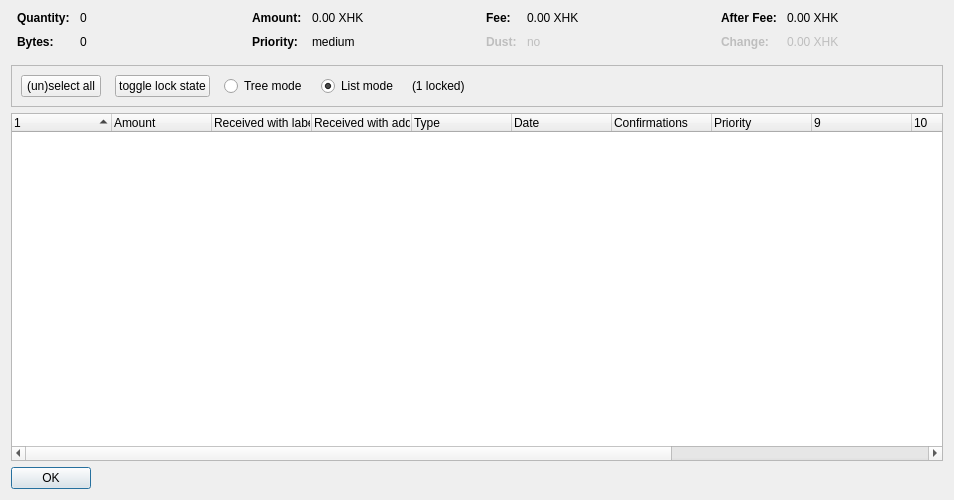
<?xml version="1.0" encoding="UTF-8"?>
<ui version="4.0">
 <class>CoinControlDialog</class>
 <widget class="QDialog" name="CoinControlDialog">
  <property name="geometry">
   <rect>
    <x>0</x>
    <y>0</y>
    <width>954</width>
    <height>500</height>
   </rect>
  </property>
  <property name="windowTitle">
   <string>Coin Selection</string>
  </property>
  <layout class="QVBoxLayout" name="verticalLayout">
   <item>
    <layout class="QHBoxLayout" name="horizontalLayoutTop" stretch="0,0,0,0">
     <property name="topMargin">
      <number>0</number>
     </property>
     <property name="bottomMargin">
      <number>10</number>
     </property>
     <item>
      <layout class="QFormLayout" name="formLayoutCoinControl1">
       <property name="horizontalSpacing">
        <number>10</number>
       </property>
       <property name="verticalSpacing">
        <number>10</number>
       </property>
       <property name="leftMargin">
        <number>6</number>
       </property>
       <property name="rightMargin">
        <number>6</number>
       </property>
       <item row="0" column="0">
        <widget class="QLabel" name="labelCoinControlQuantityText">
         <property name="font">
          <font>
           <weight>75</weight>
           <bold>true</bold>
          </font>
         </property>
         <property name="text">
          <string>Quantity:</string>
         </property>
        </widget>
       </item>
       <item row="0" column="1">
        <widget class="QLabel" name="labelCoinControlQuantity">
         <property name="cursor">
          <cursorShape>IBeamCursor</cursorShape>
         </property>
         <property name="contextMenuPolicy">
          <enum>Qt::ActionsContextMenu</enum>
         </property>
         <property name="text">
          <string notr="true">0</string>
         </property>
         <property name="textInteractionFlags">
          <set>Qt::LinksAccessibleByMouse|Qt::TextSelectableByKeyboard|Qt::TextSelectableByMouse</set>
         </property>
        </widget>
       </item>
       <item row="1" column="0">
        <widget class="QLabel" name="labelCoinControlBytesText">
         <property name="font">
          <font>
           <weight>75</weight>
           <bold>true</bold>
          </font>
         </property>
         <property name="text">
          <string>Bytes:</string>
         </property>
        </widget>
       </item>
       <item row="1" column="1">
        <widget class="QLabel" name="labelCoinControlBytes">
         <property name="cursor">
          <cursorShape>IBeamCursor</cursorShape>
         </property>
         <property name="contextMenuPolicy">
          <enum>Qt::ActionsContextMenu</enum>
         </property>
         <property name="text">
          <string notr="true">0</string>
         </property>
         <property name="textInteractionFlags">
          <set>Qt::LinksAccessibleByMouse|Qt::TextSelectableByKeyboard|Qt::TextSelectableByMouse</set>
         </property>
        </widget>
       </item>
      </layout>
     </item>
     <item>
      <layout class="QFormLayout" name="formLayoutCoinControl2">
       <property name="horizontalSpacing">
        <number>10</number>
       </property>
       <property name="verticalSpacing">
        <number>10</number>
       </property>
       <property name="leftMargin">
        <number>6</number>
       </property>
       <property name="rightMargin">
        <number>6</number>
       </property>
       <item row="0" column="0">
        <widget class="QLabel" name="labelCoinControlAmountText">
         <property name="font">
          <font>
           <weight>75</weight>
           <bold>true</bold>
          </font>
         </property>
         <property name="text">
          <string>Amount:</string>
         </property>
        </widget>
       </item>
       <item row="0" column="1">
        <widget class="QLabel" name="labelCoinControlAmount">
         <property name="cursor">
          <cursorShape>IBeamCursor</cursorShape>
         </property>
         <property name="contextMenuPolicy">
          <enum>Qt::ActionsContextMenu</enum>
         </property>
         <property name="text">
          <string notr="true">0.00 XHK</string>
         </property>
         <property name="textInteractionFlags">
          <set>Qt::LinksAccessibleByMouse|Qt::TextSelectableByKeyboard|Qt::TextSelectableByMouse</set>
         </property>
        </widget>
       </item>
       <item row="1" column="0">
        <widget class="QLabel" name="labelCoinControlPriorityText">
         <property name="font">
          <font>
           <weight>75</weight>
           <bold>true</bold>
          </font>
         </property>
         <property name="text">
          <string>Priority:</string>
         </property>
        </widget>
       </item>
       <item row="1" column="1">
        <widget class="QLabel" name="labelCoinControlPriority">
         <property name="cursor">
          <cursorShape>IBeamCursor</cursorShape>
         </property>
         <property name="contextMenuPolicy">
          <enum>Qt::ActionsContextMenu</enum>
         </property>
         <property name="text">
          <string>medium</string>
         </property>
         <property name="textInteractionFlags">
          <set>Qt::LinksAccessibleByMouse|Qt::TextSelectableByKeyboard|Qt::TextSelectableByMouse</set>
         </property>
        </widget>
       </item>
      </layout>
     </item>
     <item>
      <layout class="QFormLayout" name="formLayoutCoinControl3">
       <property name="horizontalSpacing">
        <number>10</number>
       </property>
       <property name="verticalSpacing">
        <number>10</number>
       </property>
       <property name="leftMargin">
        <number>6</number>
       </property>
       <property name="rightMargin">
        <number>6</number>
       </property>
       <item row="0" column="0">
        <widget class="QLabel" name="labelCoinControlFeeText">
         <property name="font">
          <font>
           <weight>75</weight>
           <bold>true</bold>
          </font>
         </property>
         <property name="text">
          <string>Fee:</string>
         </property>
        </widget>
       </item>
       <item row="0" column="1">
        <widget class="QLabel" name="labelCoinControlFee">
         <property name="cursor">
          <cursorShape>IBeamCursor</cursorShape>
         </property>
         <property name="contextMenuPolicy">
          <enum>Qt::ActionsContextMenu</enum>
         </property>
         <property name="text">
          <string notr="true">0.00 XHK</string>
         </property>
         <property name="textInteractionFlags">
          <set>Qt::LinksAccessibleByMouse|Qt::TextSelectableByKeyboard|Qt::TextSelectableByMouse</set>
         </property>
        </widget>
       </item>
       <item row="1" column="0">
        <widget class="QLabel" name="labelCoinControlLowOutputText">
         <property name="enabled">
          <bool>false</bool>
         </property>
         <property name="font">
          <font>
           <weight>75</weight>
           <bold>true</bold>
          </font>
         </property>
         <property name="text">
          <string>Dust:</string>
         </property>
        </widget>
       </item>
       <item row="1" column="1">
        <widget class="QLabel" name="labelCoinControlLowOutput">
         <property name="enabled">
          <bool>false</bool>
         </property>
         <property name="cursor">
          <cursorShape>IBeamCursor</cursorShape>
         </property>
         <property name="contextMenuPolicy">
          <enum>Qt::ActionsContextMenu</enum>
         </property>
         <property name="text">
          <string>no</string>
         </property>
         <property name="textInteractionFlags">
          <set>Qt::LinksAccessibleByMouse|Qt::TextSelectableByKeyboard|Qt::TextSelectableByMouse</set>
         </property>
        </widget>
       </item>
      </layout>
     </item>
     <item>
      <layout class="QFormLayout" name="formLayoutCoinControl4">
       <property name="horizontalSpacing">
        <number>10</number>
       </property>
       <property name="verticalSpacing">
        <number>10</number>
       </property>
       <property name="leftMargin">
        <number>6</number>
       </property>
       <property name="rightMargin">
        <number>6</number>
       </property>
       <item row="0" column="0">
        <widget class="QLabel" name="labelCoinControlAfterFeeText">
         <property name="font">
          <font>
           <weight>75</weight>
           <bold>true</bold>
          </font>
         </property>
         <property name="text">
          <string>After Fee:</string>
         </property>
        </widget>
       </item>
       <item row="0" column="1">
        <widget class="QLabel" name="labelCoinControlAfterFee">
         <property name="cursor">
          <cursorShape>IBeamCursor</cursorShape>
         </property>
         <property name="contextMenuPolicy">
          <enum>Qt::ActionsContextMenu</enum>
         </property>
         <property name="text">
          <string notr="true">0.00 XHK</string>
         </property>
         <property name="textInteractionFlags">
          <set>Qt::LinksAccessibleByMouse|Qt::TextSelectableByKeyboard|Qt::TextSelectableByMouse</set>
         </property>
        </widget>
       </item>
       <item row="1" column="0">
        <widget class="QLabel" name="labelCoinControlChangeText">
         <property name="enabled">
          <bool>false</bool>
         </property>
         <property name="font">
          <font>
           <weight>75</weight>
           <bold>true</bold>
          </font>
         </property>
         <property name="text">
          <string>Change:</string>
         </property>
        </widget>
       </item>
       <item row="1" column="1">
        <widget class="QLabel" name="labelCoinControlChange">
         <property name="enabled">
          <bool>false</bool>
         </property>
         <property name="cursor">
          <cursorShape>IBeamCursor</cursorShape>
         </property>
         <property name="contextMenuPolicy">
          <enum>Qt::ActionsContextMenu</enum>
         </property>
         <property name="text">
          <string notr="true">0.00 XHK</string>
         </property>
         <property name="textInteractionFlags">
          <set>Qt::LinksAccessibleByMouse|Qt::TextSelectableByKeyboard|Qt::TextSelectableByMouse</set>
         </property>
        </widget>
       </item>
      </layout>
     </item>
    </layout>
   </item>
   <item>
    <widget class="QFrame" name="frame">
     <property name="minimumSize">
      <size>
       <width>0</width>
       <height>40</height>
      </size>
     </property>
     <property name="frameShape">
      <enum>QFrame::StyledPanel</enum>
     </property>
     <property name="frameShadow">
      <enum>QFrame::Sunken</enum>
     </property>
     <layout class="QHBoxLayout" name="horizontalLayout">
      <item>
       <layout class="QHBoxLayout" name="horizontalLayoutPanel" stretch="0,0,0,0,0,0">
        <property name="spacing">
         <number>14</number>
        </property>
        <item>
         <widget class="QPushButton" name="pushButtonSelectAll">
          <property name="sizePolicy">
           <sizepolicy hsizetype="Maximum" vsizetype="Fixed">
            <horstretch>0</horstretch>
            <verstretch>0</verstretch>
           </sizepolicy>
          </property>
          <property name="text">
           <string>(un)select all</string>
          </property>
          <property name="autoDefault">
           <bool>false</bool>
          </property>
         </widget>
        </item>
        <item>
         <widget class="QPushButton" name="pushButtonToggleLock">
          <property name="sizePolicy">
           <sizepolicy hsizetype="Maximum" vsizetype="Fixed">
            <horstretch>0</horstretch>
            <verstretch>0</verstretch>
           </sizepolicy>
          </property>
          <property name="text">
           <string>toggle lock state</string>
          </property>
          <property name="autoDefault">
           <bool>false</bool>
          </property>
         </widget>
        </item>
        <item>
         <widget class="QRadioButton" name="radioTreeMode">
          <property name="sizePolicy">
           <sizepolicy hsizetype="Maximum" vsizetype="Fixed">
            <horstretch>0</horstretch>
            <verstretch>0</verstretch>
           </sizepolicy>
          </property>
          <property name="text">
           <string>Tree mode</string>
          </property>
         </widget>
        </item>
        <item>
         <widget class="QRadioButton" name="radioListMode">
          <property name="sizePolicy">
           <sizepolicy hsizetype="Maximum" vsizetype="Fixed">
            <horstretch>0</horstretch>
            <verstretch>0</verstretch>
           </sizepolicy>
          </property>
          <property name="text">
           <string>List mode</string>
          </property>
          <property name="checked">
           <bool>true</bool>
          </property>
         </widget>
        </item>
        <item>
         <widget class="QLabel" name="labelLocked">
          <property name="text">
           <string>(1 locked)</string>
          </property>
         </widget>
        </item>
        <item>
         <spacer name="horizontalSpacer">
          <property name="orientation">
           <enum>Qt::Horizontal</enum>
          </property>
          <property name="sizeHint" stdset="0">
           <size>
            <width>40</width>
            <height>20</height>
           </size>
          </property>
         </spacer>
        </item>
       </layout>
      </item>
     </layout>
    </widget>
   </item>
   <item>
    <widget class="CoinControlTreeWidget" name="treeWidget">
     <property name="contextMenuPolicy">
      <enum>Qt::CustomContextMenu</enum>
     </property>
     <property name="sortingEnabled">
      <bool>false</bool>
     </property>
     <property name="columnCount">
      <number>13</number>
     </property>
     <attribute name="headerShowSortIndicator" stdset="0">
      <bool>true</bool>
     </attribute>
     <attribute name="headerStretchLastSection">
      <bool>false</bool>
     </attribute>
     <column>
      <property name="text">
       <string/>
      </property>
     </column>
     <column>
      <property name="text">
       <string>Amount</string>
      </property>
     </column>
     <column>
      <property name="text">
       <string>Received with label</string>
      </property>
     </column>
     <column>
      <property name="text">
       <string>Received with address</string>
      </property>
     </column>
     <column>
      <property name="text">
	<string>Type</string>
      </property>
     </column>
     <column>
      <property name="text">	 
       <string>Date</string>
      </property>
     </column>
     <column>
      <property name="text">
       <string>Confirmations</string>
      </property>
      <property name="toolTip">
       <string>Confirmed</string>
      </property>
     </column>
     <column>
      <property name="text">
       <string>Priority</string>
      </property>
     </column>
     <column>
      <property name="text">
       <string/>
      </property>
     </column>
     <column>
      <property name="text">
       <string/>
      </property>
     </column>
     <column>
      <property name="text">
       <string/>
      </property>
     </column>
     <column>
      <property name="text">
       <string/>
      </property>
     </column>
     <column>
      <property name="text">
       <string/>
      </property>
     </column>
    </widget>
   </item>
   <item>
    <widget class="QDialogButtonBox" name="buttonBox">
     <property name="sizePolicy">
      <sizepolicy hsizetype="Maximum" vsizetype="Fixed">
       <horstretch>0</horstretch>
       <verstretch>0</verstretch>
      </sizepolicy>
     </property>
     <property name="orientation">
      <enum>Qt::Horizontal</enum>
     </property>
     <property name="standardButtons">
      <set>QDialogButtonBox::Ok</set>
     </property>
    </widget>
   </item>
  </layout>
 </widget>
 <customwidgets>
  <customwidget>
   <class>CoinControlTreeWidget</class>
   <extends>QTreeWidget</extends>
   <header>coincontroltreewidget.h</header>
  </customwidget>
 </customwidgets>
 <resources/>
 <connections/>
</ui>
